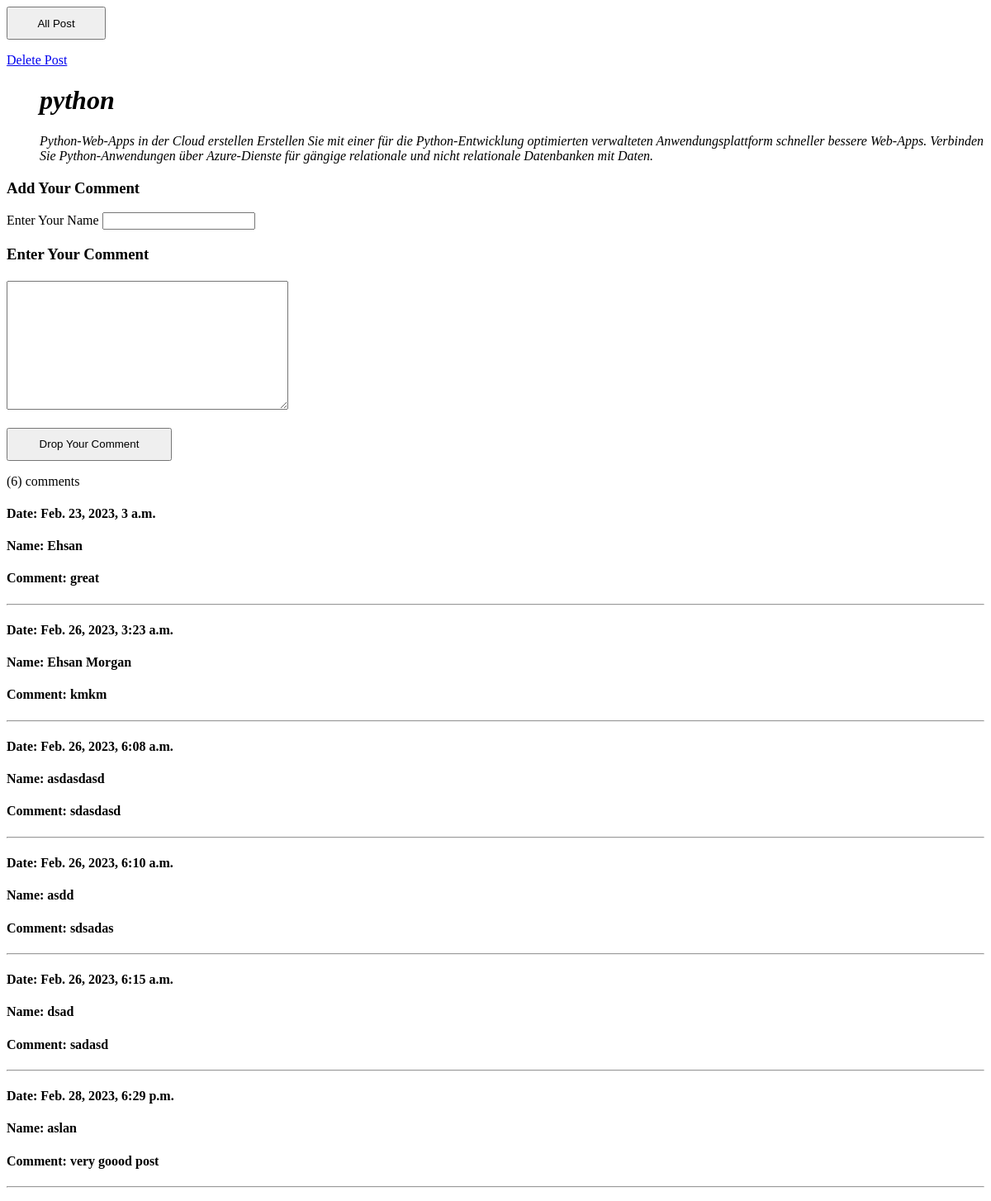
The page /allposts/python/post_detail on the database as committed earlier.
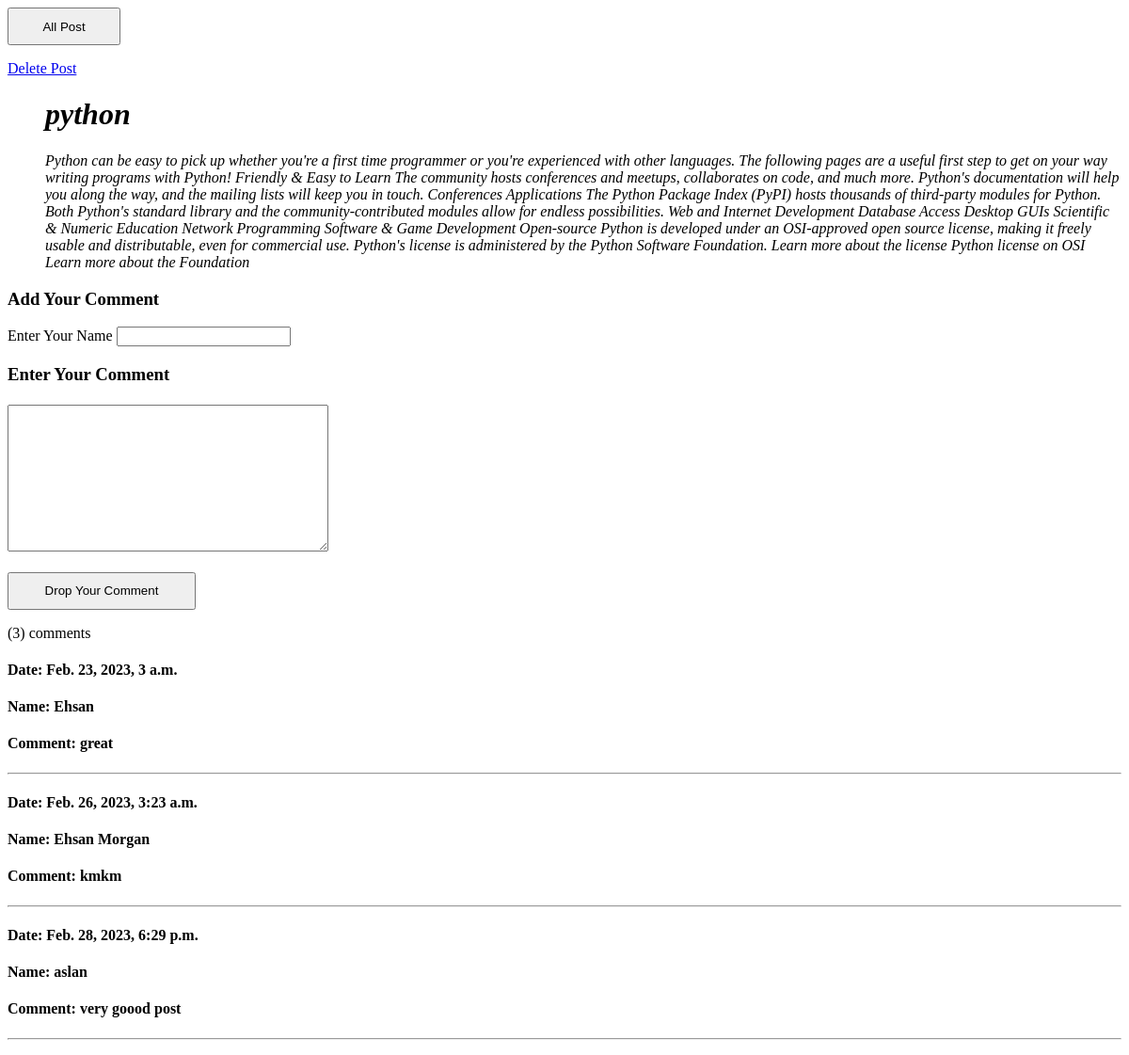
The same page on the database as committed later.
### post/models.py (models this page shows, shortened)
class Post(models.Model):
    title=models.CharField(max_length=20)
    description=models.TextField(max_length=100000)
    slug = models.SlugField(null=True,blank=True)

class Comment(models.Model):
    mypost = models.ForeignKey(Post,related_name='comments',on_delete=models.CASCADE)
    name = models.CharField(max_length=80)
    body = models.TextField()
    created_on = models.DateTimeField(auto_now_add=True)
    class Meta:
        ordering = ['created_on']

### post/views.py (the view, shortened to what this page needs)
# urls.py: path('<slug:slug>/post_detail',post_detail, name='post_detail'),
def post_detail(request, slug):
    post=Post.objects.get(slug = slug)
    comment_1 = Comment.objects.all().filter(mypost = post)
    if request.method == 'POST':
        form = CommentForm(request.POST)
        if form.is_valid():
            myform=form.save(commit=False)
            myform.user=request.user
            myform.mypost = post
            myform.save()
            comment_1 = Comment.objects.all().filter(mypost = post)
            html=render_to_string('include/comment.html',{'comment_1':comment_1})
            return JsonResponse({'result':html})
    else:
        form=CommentForm()
    return render(request , 'post_detail.html' , {'post':post , 'form':form ,'comment_1':comment_1  })

### post/forms.py
class CommentForm(forms.ModelForm):
    class Meta:
        model = Comment
        fields = ('name',  'body')

### post/templates/post_detail.html (shortened to what this page needs)
<div class="row">
	<form   action="{% url 'all_posts:home'%}"> <input style="height:40px ; width: 120px;" type="submit" value="All Post">  </form>
		<a href="{% url 'all_posts:delete' post.slug %}" >Delete Post
		</a>
				<ul>
					<i> <h1>
							{{post.title}}
						</h1>
					</i>
					<i> <p> {{post.description}}</p> </i>
				</ul>
</div>
<div class="row">
			<div  class="product-details-frame">
					       <h3 class="frame-title">Add Your Comment</h3>
					       <form  method = "POST"  action= " {% url 'all_posts:post_detail' post.slug %} " id = "commentForm"  enctype="multipart/form-data" >
									<p> Enter Your Name	{{form.name}} </p>
									<h3>Enter Your Comment</h3>
									<h4 name="body">	{{form.body}} </h4>
     								<button style="height:40px ; width: 200px;" type="submit" class="btn btn-primary  m-3 " > Drop Your Comment </button>
									<p> ({{post.comments.all|length}}) comments </p>
								<div class="card"  id = "add-all">
									{% include 'include/comment.html' %}
								</div>
			</div>
		</div>

### post/templates/include/comment.html
{% for comment in comment_1 %}
							<div class="card-body">
								<div>
									<h4 class=""> Date: {{comment.created_on}}</h4>
									<h4> Name: {{comment.name}} </h4>
									<h4 class=""> Comment: {{comment.body}}</h4>
									<hr>
								</div>
							</div>
{% endfor %}

Rows that differ between the two databases and show on the page:
removed Comment: created_on "Feb. 26, 2023, 6:08 a.m.", name "asdasdasd", body "sdasdasd"
removed Comment: created_on "Feb. 26, 2023, 6:10 a.m.", name "asdd", body "sdsadas"
removed Comment: created_on "Feb. 26, 2023, 6:15 a.m.", name "dsad", body "sadasd"
changed Post "python": description "Python-Web-Apps in der Cloud erstellen Erstellen Sie mit einer für die Python-Entwicklung optimierten verwalteten Anwendungsplattform schneller bessere Web-Apps. Verbinden Sie Python-Anwendungen über Azure-Dienste für gängige relationale und nicht relationale Datenbanken mit Daten." → "Python can be easy to pick up whether you're a first time programmer or you're experienced with other languages. The following pages are a useful first step to get on your way writing programs with Python! Friendly & Easy to Learn The community hosts conferences and meetups, collaborates on code, and much more. Python's documentation will help you along the way, and the mailing lists will keep you in touch. Conferences Applications The Python Package Index (PyPI) hosts thousands of third-party modules for Python. Both Python's standard library and the community-contributed modules allow for endless possibilities. Web and Internet Development Database Access Desktop GUIs Scientific & Numeric…"; comments.all|length "6" → "3"
